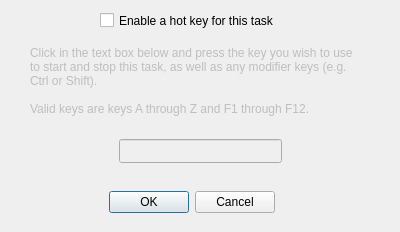
<ui version="4.0" >
 <class>HotKeyDlg</class>
 <widget class="QDialog" name="HotKeyDlg" >
  <property name="geometry" >
   <rect>
    <x>0</x>
    <y>0</y>
    <width>400</width>
    <height>232</height>
   </rect>
  </property>
  <property name="windowTitle" >
   <string>Task Hot Key</string>
  </property>
  <widget class="QDialogButtonBox" name="buttonBox" >
   <property name="geometry" >
    <rect>
     <x>104</x>
     <y>186</y>
     <width>171</width>
     <height>32</height>
    </rect>
   </property>
   <property name="orientation" >
    <enum>Qt::Horizontal</enum>
   </property>
   <property name="standardButtons" >
    <set>QDialogButtonBox::Cancel|QDialogButtonBox::NoButton|QDialogButtonBox::Ok</set>
   </property>
  </widget>
  <widget class="QCheckBox" name="hotKeyEnable" >
   <property name="geometry" >
    <rect>
     <x>100</x>
     <y>10</y>
     <width>191</width>
     <height>21</height>
    </rect>
   </property>
   <property name="text" >
    <string>Enable a hot key for this task</string>
   </property>
  </widget>
  <widget class="QWidget" native="1" name="hkBox" >
   <property name="enabled" >
    <bool>false</bool>
   </property>
   <property name="geometry" >
    <rect>
     <x>20</x>
     <y>30</y>
     <width>361</width>
     <height>151</height>
    </rect>
   </property>
   <widget class="QLabel" name="label" >
    <property name="geometry" >
     <rect>
      <x>10</x>
      <y>10</y>
      <width>331</width>
      <height>81</height>
     </rect>
    </property>
    <property name="text" >
     <string>Click in the text box below and press the key you wish to use to start and stop this task, as well as any modifier keys (e.g. Ctrl or Shift).  

Valid keys are keys A through Z and F1 through F12.</string>
    </property>
    <property name="wordWrap" >
     <bool>true</bool>
    </property>
   </widget>
   <widget class="QWidget" native="1" name="shortcutHolder" >
    <property name="geometry" >
     <rect>
      <x>90</x>
      <y>100</y>
      <width>181</width>
      <height>42</height>
     </rect>
    </property>
    <layout class="QHBoxLayout" >
     <property name="margin" >
      <number>9</number>
     </property>
     <property name="spacing" >
      <number>6</number>
     </property>
     <item>
      <widget class="QLineEdit" name="tempLineEdit" >
       <property name="sizePolicy" >
        <sizepolicy>
         <hsizetype>7</hsizetype>
         <vsizetype>7</vsizetype>
         <horstretch>0</horstretch>
         <verstretch>0</verstretch>
        </sizepolicy>
       </property>
      </widget>
     </item>
    </layout>
   </widget>
  </widget>
 </widget>
 <resources/>
 <connections>
  <connection>
   <sender>buttonBox</sender>
   <signal>accepted()</signal>
   <receiver>HotKeyDlg</receiver>
   <slot>accept()</slot>
   <hints>
    <hint type="sourcelabel" >
     <x>248</x>
     <y>254</y>
    </hint>
    <hint type="destinationlabel" >
     <x>157</x>
     <y>274</y>
    </hint>
   </hints>
  </connection>
  <connection>
   <sender>buttonBox</sender>
   <signal>rejected()</signal>
   <receiver>HotKeyDlg</receiver>
   <slot>reject()</slot>
   <hints>
    <hint type="sourcelabel" >
     <x>316</x>
     <y>260</y>
    </hint>
    <hint type="destinationlabel" >
     <x>286</x>
     <y>274</y>
    </hint>
   </hints>
  </connection>
 </connections>
</ui>
